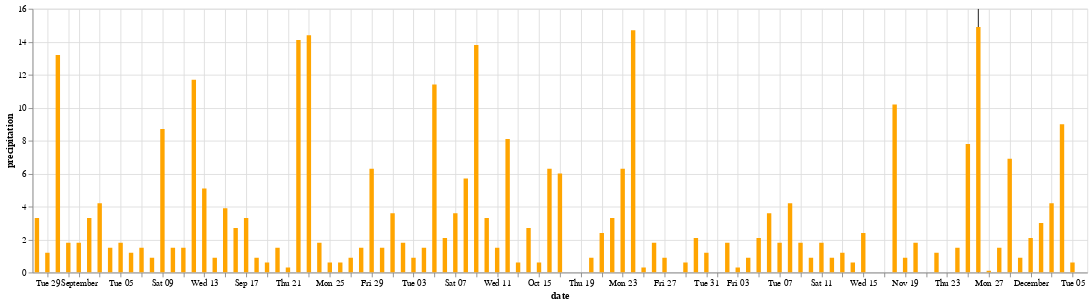

The notebook cell saved with this chart:
### Code cell
import datetime

timeseries_ecmwf =  alt.Chart(df_ecmwf).mark_bar(color='orange').encode(x="date", y="precipitation", tooltip=['precipitation', 'date'])

rule = alt.Chart(pd.DataFrame({
  'date': [datetime.datetime.now().strftime("%Y-%m-%d")],
  'color': ['black']
})).mark_rule().encode(x='date:T') 

chart  = rule + timeseries_ecmwf 

chart.properties(width=1200, height=300).interactive()

### Figure 1 — Vega-Lite specification as saved in the notebook (floating-point values rounded to 4 significant figures)
{"config": {"view": {"continuousWidth": 300, "continuousHeight": 300}}, "layer": [{"data": {"name": "data-82faa6128d35c1412f367b126f12a251"}, "mark": {"type": "rule"}, "encoding": {"x": {"field": "date", "type": "temporal"}}, "name": "view_1"}, {"data": {"name": "data-4a9af69953b097c1f6e6c298bb983cfc"}, "mark": {"type": "bar", "color": "orange"}, "encoding": {"tooltip": [{"field": "precipitation", "type": "quantitative"}, {"field": "date", "type": "temporal"}], "x": {"field": "date", "type": "temporal"}, "y": {"field": "precipitation", "type": "quantitative"}}}], "height": 300, "params": [{"name": "param_2", "select": {"type": "interval", "encodings": ["x", "y"]}, "bind": "scales", "views": ["view_1"]}], "width": 1200, "$schema": "https://vega.github.io/schema/vega-lite/v5.15.1.json", "datasets": {"data-82faa6128d35c1412f367b126f12a251": [{"date": "2023-11-26", "color": "black"}], "data-4a9af69953b097c1f6e6c298bb983cfc": [{"date": "2023-08-28T00:00:00", "precipitation": 3.3}, {"date": "2023-08-29T00:00:00", "precipitation": 1.2}, {"date": "2023-08-30T00:00:00", "precipitation": 13.2}, {"date": "2023-08-31T00:00:00", "precipitation": 1.8}, {"date": "2023-09-01T00:00:00", "precipitation": 1.8}, {"date": "2023-09-02T00:00:00", "precipitation": 3.3}, {"date": "2023-09-03T00:00:00", "precipitation": 4.2}, {"date": "2023-09-04T00:00:00", "precipitation": 1.5}, {"date": "2023-09-05T00:00:00", "precipitation": 1.8}, {"date": "2023-09-06T00:00:00", "precipitation": 1.2}, {"date": "2023-09-07T00:00:00", "precipitation": 1.5}, {"date": "2023-09-08T00:00:00", "precipitation": 0.9}, {"date": "2023-09-09T00:00:00", "precipitation": 8.7}, {"date": "2023-09-10T00:00:00", "precipitation": 1.5}, {"date": "2023-09-11T00:00:00", "precipitation": 1.5}, {"date": "2023-09-12T00:00:00", "precipitation": 11.7}, {"date": "2023-09-13T00:00:00", "precipitation": 5.1}, {"date": "2023-09-14T00:00:00", "precipitation": 0.9}, {"date": "2023-09-15T00:00:00", "precipitation": 3.9}, {"date": "2023-09-16T00:00:00", "precipitation": 2.7}, {"date": "2023-09-17T00:00:00", "precipitation": 3.3}, {"date": "2023-09-18T00:00:00", "precipitation": 0.9}, {"date": "2023-09-19T00:00:00", "precipitation": 0.6}, {"date": "2023-09-20T00:00:00", "precipitation": 1.5}, {"date": "2023-09-21T00:00:00", "precipitation": 0.3}, {"date": "2023-09-22T00:00:00", "precipitation": 14.1}, {"date": "2023-09-23T00:00:00", "precipitation": 14.4}, {"date": "2023-09-24T00:00:00", "precipitation": 1.8}, {"date": "2023-09-25T00:00:00", "precipitation": 0.6}, {"date": "2023-09-26T00:00:00", "precipitation": 0.6}, {"date": "2023-09-27T00:00:00", "precipitation": 0.9}, {"date": "2023-09-28T00:00:00", "precipitation": 1.5}, {"date": "2023-09-29T00:00:00", "precipitation": 6.3}, {"date": "2023-09-30T00:00:00", "precipitation": 1.5}, {"date": "2023-10-01T00:00:00", "precipitation": 3.6}, {"date": "2023-10-02T00:00:00", "precipitation": 1.8}, {"date": "2023-10-03T00:00:00", "precipitation": 0.9}, {"date": "2023-10-04T00:00:00", "precipitation": 1.5}, {"date": "2023-10-05T00:00:00", "precipitation": 11.4}, {"date": "2023-10-06T00:00:00", "precipitation": 2.1}, {"date": "2023-10-07T00:00:00", "precipitation": 3.6}, {"date": "2023-10-08T00:00:00", "precipitation": 5.7}, {"date": "2023-10-09T00:00:00", "precipitation": 13.8}, {"date": "2023-10-10T00:00:00", "precipitation": 3.3}, {"date": "2023-10-11T00:00:00", "precipitation": 1.5}, {"date": "2023-10-12T00:00:00", "precipitation": 8.1}, {"date": "2023-10-13T00:00:00", "precipitation": 0.6}, {"date": "2023-10-14T00:00:00", "precipitation": 2.7}, {"date": "2023-10-15T00:00:00", "precipitation": 0.6}, {"date": "2023-10-16T00:00:00", "precipitation": 6.3}, {"date": "2023-10-17T00:00:00", "precipitation": 6.0}, {"date": "2023-10-18T00:00:00", "precipitation": 0.0}, {"date": "2023-10-19T00:00:00", "precipitation": 0.0}, {"date": "2023-10-20T00:00:00", "precipitation": 0.9}, {"date": "2023-10-21T00:00:00", "precipitation": 2.4}, {"date": "2023-10-22T00:00:00", "precipitation": 3.3}, {"date": "2023-10-23T00:00:00", "precipitation": 6.3}, {"date": "2023-10-24T00:00:00", "precipitation": 14.7}, {"date": "2023-10-25T00:00:00", "precipitation": 0.3}, {"date": "2023-10-26T00:00:00", "precipitation": 1.8}, {"date": "2023-10-27T00:00:00", "precipitation": 0.9}, {"date": "2023-10-28T00:00:00", "precipitation": 0.0}, {"date": "2023-10-29T00:00:00", "precipitation": 0.6}, {"date": "2023-10-30T00:00:00", "precipitation": 2.1}, {"date": "2023-10-31T00:00:00", "precipitation": 1.2}, {"date": "2023-11-01T00:00:00", "precipitation": 0.0}, {"date": "2023-11-02T00:00:00", "precipitation": 1.8}, {"date": "2023-11-03T00:00:00", "precipitation": 0.3}, {"date": "2023-11-04T00:00:00", "precipitation": 0.9}, {"date": "2023-11-05T00:00:00", "precipitation": 2.1}, {"date": "2023-11-06T00:00:00", "precipitation": 3.6}, {"date": "2023-11-07T00:00:00", "precipitation": 1.8}, {"date": "2023-11-08T00:00:00", "precipitation": 4.2}, {"date": "2023-11-09T00:00:00", "precipitation": 1.8}, {"date": "2023-11-10T00:00:00", "precipitation": 0.9}, {"date": "2023-11-11T00:00:00", "precipitation": 1.8}, {"date": "2023-11-12T00:00:00", "precipitation": 0.9}, {"date": "2023-11-13T00:00:00", "precipitation": 1.2}, {"date": "2023-11-14T00:00:00", "precipitation": 0.6}, {"date": "2023-11-15T00:00:00", "precipitation": 2.4}, {"date": "2023-11-16T00:00:00", "precipitation": 0.0}, {"date": "2023-11-17T00:00:00", "precipitation": 0.0}, {"date": "2023-11-18T00:00:00", "precipitation": 10.2}, {"date": "2023-11-19T00:00:00", "precipitation": 0.9}, {"date": "2023-11-20T00:00:00", "precipitation": 1.8}, {"date": "2023-11-21T00:00:00", "precipitation": 0.0}, {"date": "2023-11-22T00:00:00", "precipitation": 1.2}, {"date": "2023-11-23T00:00:00", "precipitation": 0.0}, {"date": "2023-11-24T00:00:00", "precipitation": 1.5}, {"date": "2023-11-25T00:00:00", "precipitation": 7.8}, {"date": "2023-11-26T00:00:00", "precipitation": 14.9}, {"date": "2023-11-27T00:00:00", "precipitation": 0.1}, {"date": "2023-11-28T00:00:00", "precipitation": 1.5}, {"date": "2023-11-29T00:00:00", "precipitation": 6.9}, {"date": "2023-11-30T00:00:00", "precipitation": 0.9}, {"date": "2023-12-01T00:00:00", "precipitation": 2.1}, {"date": "2023-12-02T00:00:00", "precipitation": 3.0}, {"date": "2023-12-03T00:00:00", "precipitation": 4.2}, {"date": "2023-12-04T00:00:00", "precipitation": 9.0}, {"date": "2023-12-05T00:00:00", "precipitation": 0.6}, {"date": "2023-12-06T00:00:00", "precipitation": 0.0}]}}
